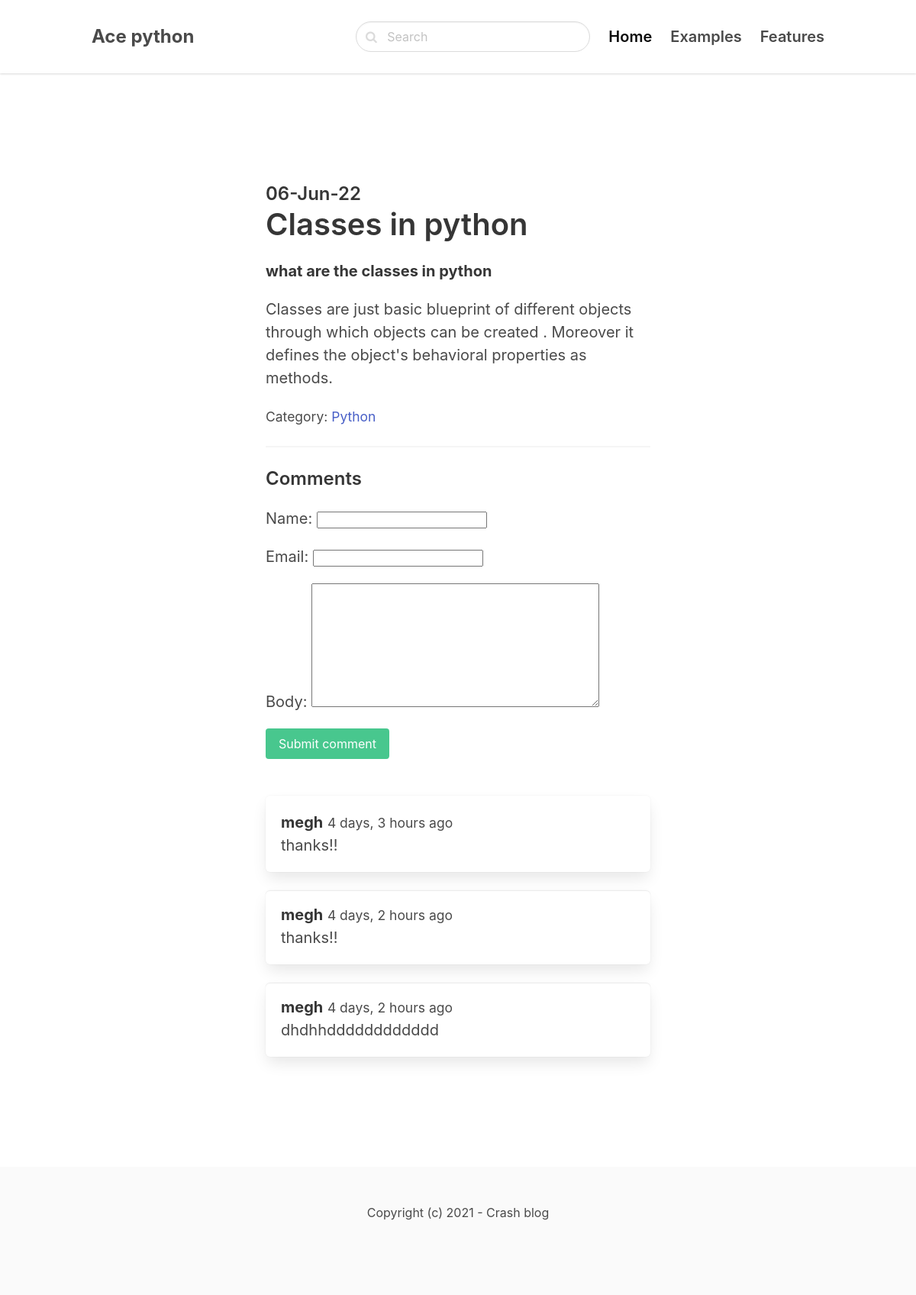
Screenshot of /python/classes-python with the database file from the repository.
### postsk/models.py (models this page shows, shortened)
class Post(models.Model):
    category = models.ForeignKey(Catogry, related_name='posts',on_delete=models.CASCADE)
    title = models.CharField(max_length=255)
    slug = models.CharField(max_length=255)
    intro = models.TextField()
    body = models.TextField()
    created_at = models.DateTimeField(auto_now_add=True)
    class Meta:
        ordering = ('-created_at',)

class Catogry(models.Model):
    title = models.CharField(max_length=255)
    slug = models.CharField(max_length=255)
    class Meta:
        ordering = ('title',)
        verbose_name_plural = 'Categories'
    def __str__(self):
        return self.title

class Comment(models.Model):
    post = models.ForeignKey(Post,related_name='comments',on_delete=models.CASCADE)
    name = models.CharField(max_length=255)
    email = models.EmailField()
    body = models.TextField()
    created_at = models.DateTimeField(auto_now_add=True)

### postsk/views.py (the view)
# urls.py: path('<slug:category_slug>/<slug:slug>',views.details,name='post_details'),
def details(request,category_slug,slug):
    post = get_object_or_404(Post,slug=slug)
    if request.method == 'POST':
        form = CommentForms(request.POST)
        if form.is_valid():
            comment = form.save(commit=False)
            comment.post = post
            comment.save()
            return redirect('post_details',slug=slug)
    else:
        form = CommentForms()
    return render(request,'postsk/x.html', {'post':post, 'form':form})

### postsk/form.py
class CommentForms(forms.ModelForm):
    class Meta:
        model = Comment
        fields = ('name','email','body')

### postsk/templates/postsk/x.html (shortened to what this page needs)
{% extends 'core/index.html' %}
{% block content %}
    <section class="hero">
        <div class="hero-body">
            <div class="container">
                <section class="section">
                    <div class="columns">
                        <div class="column is-8 is-offset-2">
                            <div class="content is-medium">
                                <h2 class="subtitle is-4">{{post.created_at|date:'d-M-y' }}</h2>
                                <h1 class="title">{{post.title}}</h1>
                                <p><strong>{{post.intro}}</strong></p>
                                <p>{{post.body}}</p>
                                <p><small>Category: <a href="{% url 'category_details' post.category.slug %}">{{ post.category }} </a></small></p>
                                <hr>
                                <h2 class="subtitle is-4">Comments</h2>
                                <form method="post">
                                    {{ form.as_p }}
                                    <div class="field mb-6">
                                        <div class="control">
                                            <button class="button is-success">Submit comment</button>
                                        </div>
                                    </div>
                                </form>
                                {% for comment in post.comments.all %}
                                    <article class="media box">
                                        <div class="media-content">
                                            <strong> {{ comment.name }}</strong> <small>{{ comment.created_at |timesince }} ago</small> <br>
                                            {{ comment.body }}
                                        </div>
                                    </article>
                                {% endfor %}
                            </div>
                        </div>
                    </div>
                </section>
            </div>
        </div>
    </section>
{% endblock %}

### rows the page displays
Post: created_at "06-Jun-22", title "Classes in python", intro "what are the classes in python", body "Classes are just basic blueprint of different objects through which objects can be created . Moreover it defines the object's behavioral properties as methods.", category "Python"
Comment: name "megh", created_at "4 days, 3 hours", body "thanks!!"
Comment: name "megh", created_at "4 days, 2 hours", body "thanks!!"
Comment: name "megh", created_at "4 days, 2 hours", body "dhdhhdddddddddddd"
